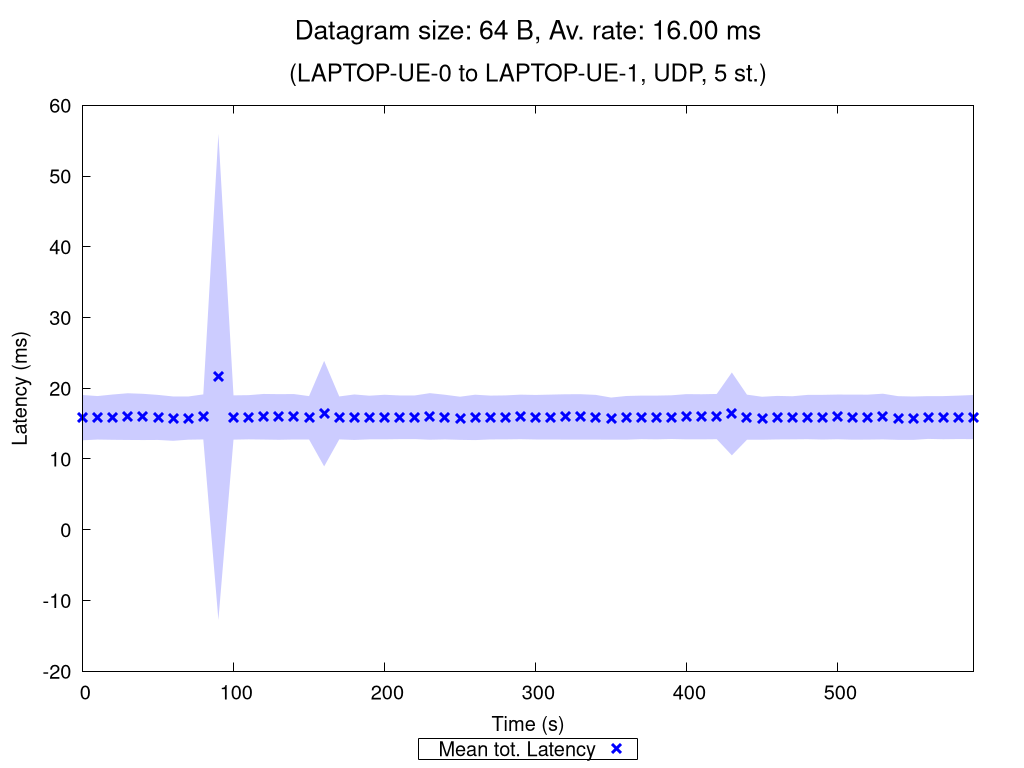

Write gnuplot code to recreate this figure.
set terminal pngcairo nocrop enhanced size 1024,768 font "Verdana,15"
set output "UDP_5_st_2020_10_09_17-57-21_two2one_00064B.png"

set title "{/=20 Datagram size: 64 B, Av. rate: 16.00 ms}\n\n{/=18 (LAPTOP-UE-0 to LAPTOP-UE-1, UDP, 5 st.)}"

set xlabel "Time (s)"
set ylabel "Latency (ms)"
set ytics nomirror
set key bmargin center horizontal box samplen 1 width -1
set bmargin 4.6
set rmargin 4.5

rf = 1.0  # rate factor
set style fill transparent solid 0.2 noborder
set autoscale xfix
plot "UDP_5_st_2020_10_09_17-57-21_two2one_00064B_iperf_processed.dat" using 1:($2/rf-$3/rf):($2/rf+$3/rf) with filledcurves lc rgb "blue" notitle, \
     "" using 1:($2/rf) with points pt 2 ps 1.5 lw 3 lc rgb "blue" title "Mean tot. Latency", \
